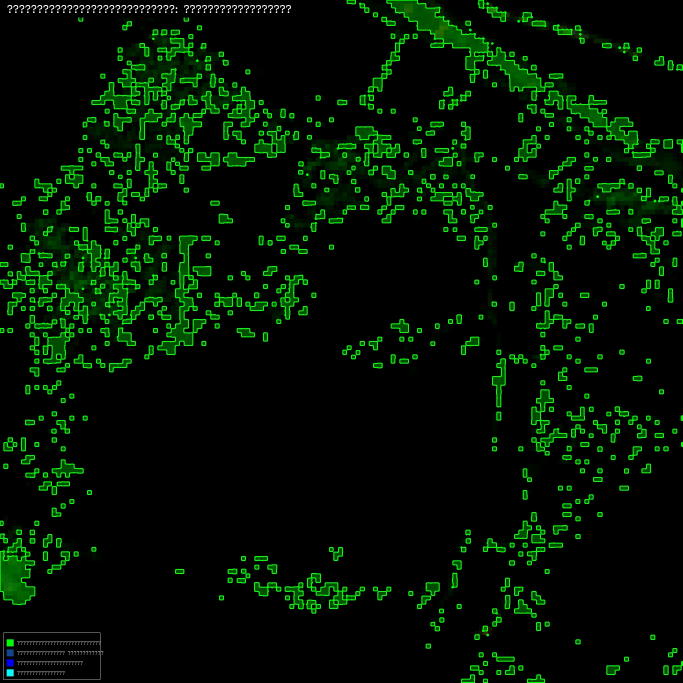
#> input picture analyzprogramm/satellite_images/changes/real_changes_1770066073.jpg, 2048 x 2048 px (shown at 1/3 size)
$ python -i gee_client.py   (imports and definitions only)
#> lines starting #> are read from the running program, lines starting #| are printed output that depends on the picture; after the words box and inside, x2 and y2 are one past the last pixel; in counts of white or black regions, pixels touching at a corner belong together
"""
Клиент для работы с Google Earth Engine
"""

import os
import sys
import logging
import hashlib
import tempfile
from datetime import datetime, timedelta
from pathlib import Path
from typing import Optional, Tuple, Dict, Any

# Настройка логирования
# [4 lines not run here, left out]
logger = logging.getLogger(__name__)


class GEEClient:
    """Клиент для работы с Google Earth Engine"""

    def __init__(self, credentials_path: str = 'credentials.json',
                 cache_dir: str = 'satellite_images',
                 max_cache_size: int = 100):
        """
        Инициализация клиента GEE

        Args:
            credentials_path: Путь к файлу с учетными данными GEE
            cache_dir: Директория для кэширования изображений
            max_cache_size: Максимальное количество изображений в кэше
        """
        # Импортируем обязательные модули
        self._import_required_modules()

        self.credentials_path = credentials_path
        self.cache_dir = Path(cache_dir)
        self.cache_dir.mkdir(exist_ok=True)
        self.max_cache_size = max_cache_size
        self.request_count = 0
        self._cache_metadata = {}

        # Инициализация GEE
        self._init_gee()

    def _import_required_modules(self):
        """Импорт обязательных модулей"""
        try:
            import ee
            self.ee = ee
        except ImportError:
            print("❌ Модуль 'earthengine-api' не установлен!")
            print("💡 Установите: pip install earthengine-api")
            sys.exit(1)

        try:
            from PIL import Image, ImageEnhance, ImageFilter
            self.Image = Image
            self.ImageEnhance = ImageEnhance
            self.ImageFilter = ImageFilter
        except ImportError:
            print("❌ Модуль 'Pillow' не установлен!")
            print("💡 Установите: pip install pillow")
            sys.exit(1)

        try:
            import cv2
            self.cv2 = cv2
        except ImportError:
            print("⚠️  Модуль 'opencv-python' не установлен!")
            print("💡 Установите: pip install opencv-python")
            self.cv2 = None

        try:
            import requests
            self.requests = requests
        except ImportError:
            print("❌ Модуль 'requests' не установлен!")
            print("💡 Установите: pip install requests")
            sys.exit(1)

    def _init_gee(self) -> None:
        """Инициализация Google Earth Engine"""
        try:
            print("\n" + "=" * 60)
            print("🔐 ИНИЦИАЛИЗАЦИЯ GOOGLE EARTH ENGINE")
            print("=" * 60)

            # Твой ID проекта
            PROJECT_ID = "careful-journey-480220-j1"

            print(f"📁 Проект: {PROJECT_ID}")

            # Пробуем инициализацию с использованием credentials.json
            if os.path.exists(self.credentials_path):
                print(f"\n📄 Найден файл {self.credentials_path}")
                print("🔄 Инициализируем GEE...")

                try:
                    # Инициализация с проектом
                    self.ee.Initialize(project=PROJECT_ID)
#> (this line was passed over: ee is not available in this run)
                    print(f"✅ GEE успешно инициализирован!")
                    return
                except self.ee.EEException as e:
                    print(f"❌ Ошибка GEE: {e}")

                    # Если ошибка связана с проектом, пробуем без указания проекта
                    if "project" in str(e).lower():
                        print("🔄 Пробуем инициализацию без указания проекта...")
                        try:
                            self.ee.Initialize()
                            print("✅ GEE инициализирован без указания проекта")
                            return
                        except Exception as e2:
                            print(f"❌ Ошибка: {e2}")

                    raise e
            else:
                print(f"\n❌ Файл {self.credentials_path} не найден!")
                print("💡 Создай сервисный аккаунт в Google Cloud Console")
                print("   и сохрани credentials.json в папку проекта")

                # Пробуем авторизацию через браузер
                print("\n🔄 Пробуем авторизацию через браузер...")
                try:
                    self.ee.Authenticate()
                    self.ee.Initialize(project=PROJECT_ID)
                    print("✅ Авторизация через браузер успешна!")
                    return
                except Exception as e:
                    print(f"❌ Ошибка: {e}")

            # Если ничего не сработало
            print("\n" + "=" * 60)
            print("❌ НЕ УДАЛОСЬ ИНИЦИАЛИЗИРОВАТЬ GEE")
            print("=" * 60)

            print("\n📋 ЧТО СДЕЛАТЬ:")
            print("1. Перейди: https://code.earthengine.google.com/")
            print("2. Нажми 'Sign Up' или 'Accept' для активации Earth Engine")
            print("3. Обычно это занимает 1-2 дня на одобрение Google")
            print("4. ИЛИ создай сервисный аккаунт в Google Cloud Console")
            print("5. Положи файл credentials.json в папку проекта")

            print("\n👋 Программа завершена. Настрой GEE и попробуй снова.")
            sys.exit(0)

        except Exception as e:
            print(f"\n❌ Критическая ошибка инициализации GEE: {e}")
            print("\n🔧 Решение:")
            print("1. Проверь интернет-соединение")
            print("2. Убедись что Earth Engine API включен для твоего проекта")
            print("3. Убедись что у сервисного аккаунта есть права Editor/Owner")
            sys.exit(1)

    # [249 lines left out: functions _get_cache_key, _get_cached_image, _save_to_cache, _clean_old_cache, _enhance_image, get_satellite_image and 1 more, not called in this run]

    def analyze_image(self, image_path: str) -> Dict[str, Any]:
        """
        Анализ изображения с помощью OpenCV

        Args:
            image_path: Путь к изображению

        Returns:
            Словарь с результатами анализа
        """
        if self.cv2 is None:
            return {'error': 'OpenCV не установлен. Установите: pip install opencv-python'}

        if not os.path.exists(image_path):
            return {'error': f'Файл не существует: {image_path}'}

        try:
            img = self.cv2.imread(image_path)
#> img is the input picture: shape (2048, 2048, 3); mean B, G, R 2.4, 20, 2.3
            if img is None:
                return {'error': 'Не удалось загрузить изображение'}

            height, width, channels = img.shape
#> height = 2048; width = 2048; channels = 3

            # Конвертируем в grayscale
            gray = self.cv2.cvtColor(img, self.cv2.COLOR_BGR2GRAY)
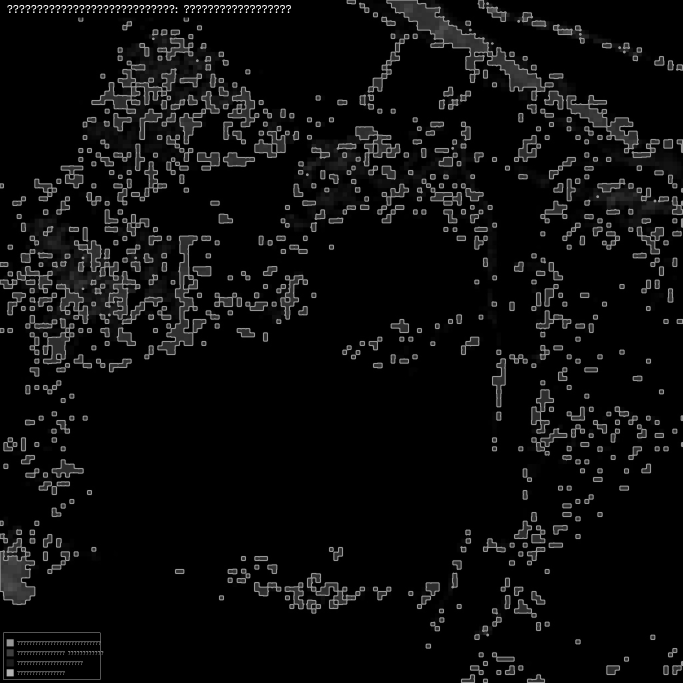
#> gray: shape (2048, 2048) (shown at 1/3 size); min 0, max 255, mean 12.7

            # Статистика яркости
            brightness_mean = gray.mean()
#> brightness_mean = 12.67
            brightness_std = gray.std()
#> brightness_std = 35.95
            min_val, max_val, _, _ = self.cv2.minMaxLoc(gray)
#> min_val = 0; max_val = 255

            # Оценка облачности
            _, bright_mask = self.cv2.threshold(gray, 200, 255, self.cv2.THRESH_BINARY)
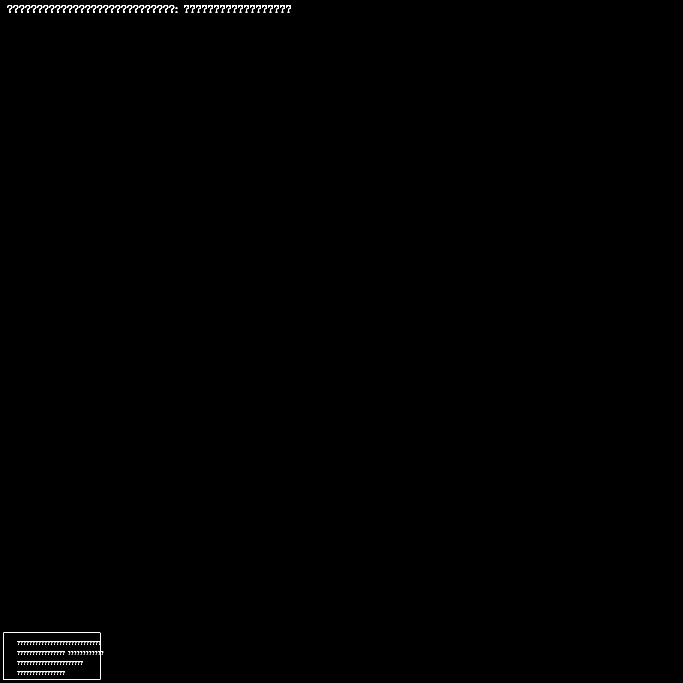
#> bright_mask: shape (2048, 2048) (shown at 1/3 size); 0.18% white in thin lines or dots, all inside (x1, y1, x2, y2) = (10, 15, 873, 2039)
            cloud_pixels = self.cv2.countNonZero(bright_mask)
#> cloud_pixels = 7741
            cloud_percentage = (cloud_pixels / (width * height)) * 100
#> cloud_percentage = 0.185

            # Оценка резкости (важно для детекции!)
            edges = self.cv2.Canny(gray, 100, 200)
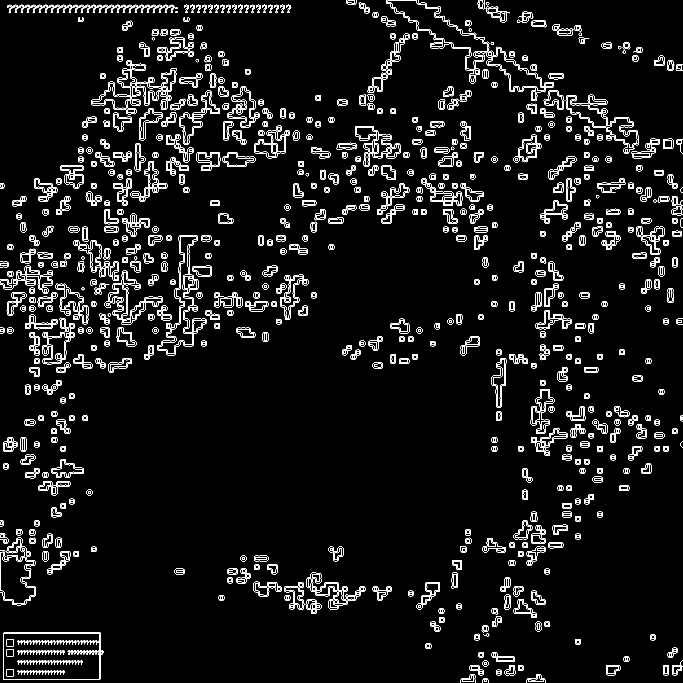
#> edges: shape (2048, 2048) (shown at 1/3 size); 3.4% white in thin lines or dots
            edge_pixels = self.cv2.countNonZero(edges)
#> edge_pixels = 141530
            edge_percentage = (edge_pixels / (width * height)) * 100
#> edge_percentage = 3.37

            # Контрастность (важно для детекции!)
            contrast = max_val - min_val
#> contrast = 255

            # Определяем оценку
            cloud_assessment = 'низкая' if cloud_percentage < 10 else 'умеренная' if cloud_percentage < 30 else 'высокая'
#> cloud_assessment = 'низкая'
            sharpness_assessment = 'низкая' if edge_percentage < 3 else 'средняя' if edge_percentage < 8 else 'высокая'
#> sharpness_assessment = 'средняя'
            contrast_assessment = 'низкий' if contrast < 100 else 'средний' if contrast < 150 else 'высокий'
#> contrast_assessment = 'высокий'

            return {
                'dimensions': {'width': width, 'height': height},
                'brightness': {
                    'mean': float(brightness_mean),
                    'std': float(brightness_std),
                    'min': float(min_val),
                    'max': float(max_val)
                },
                'contrast': {
                    'value': float(contrast),
                    'assessment': contrast_assessment
                },
                'cloud_cover': {
                    'percentage': float(cloud_percentage),
                    'assessment': cloud_assessment
                },
                'sharpness': {
                    'edge_pixels': int(edge_pixels),
                    'edge_percentage': float(edge_percentage),
                    'assessment': sharpness_assessment
                },
                'suitable_for_change_detection': edge_percentage > 3 and contrast > 80 and cloud_percentage < 40
            }

        except Exception as analysis_error:
            return {'error': f'Ошибка анализа: {str(analysis_error)}'}

    # [86 lines left out: function compare_images_advanced, not called in this run]

    def compare_images(self, image_path1: str, image_path2: str) -> Dict[str, Any]:
        """Алиас для обратной совместимости"""
        return self.compare_images_advanced(image_path1, image_path2)

    # [34 lines left out: functions clear_cache, get_cache_info, not called in this run]


# Тестовый запуск
# [38 lines not run here, left out]

>>> result = GEEClient().analyze_image('../analyzprogramm/satellite_images/changes/real_changes_1770066073.jpg')
#> result = 6 items
